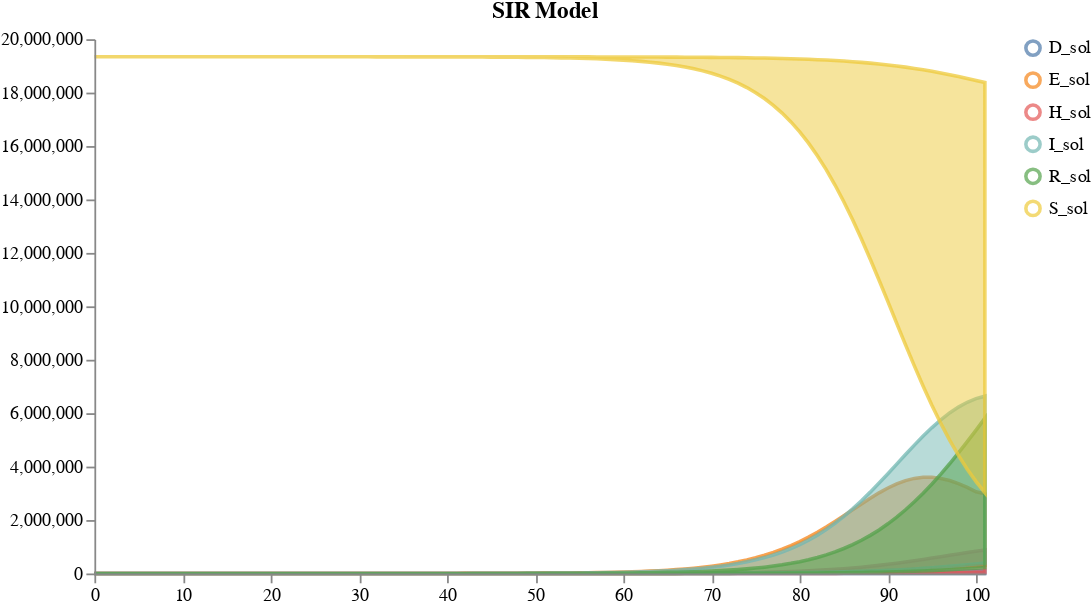

This figure's notebook cell:
### Code cell
result = load_and_sample_petri_model(model4_location, num_samples, timepoints=timepoints, time_unit="days", visual_options={"title": "SIR Model", "subset": ".*_sol"})
plots.ipy_display(result["visual"])

### Figure 1 — Vega specification as saved in the notebook (floating-point values rounded to 4 significant figures; data arrays with more than 128 entries replaced by an {"elided": "..."} marker saying what was removed)
{"$schema": "https://vega.github.io/schema/vega/v5.json", "axes": [{"name": "x_axis", "orient": "bottom", "scale": "xscale", "zindex": 100}, {"name": "y_axis", "orient": "left", "scale": "yscale", "zindex": 100}], "data": [{"name": "distributions", "values": {"elided": "612 records"}}, {"name": "traces", "transform": [{"expr": "isValid(datum.value)", "type": "filter"}], "values": []}, {"name": "points", "values": []}, {"name": "markers", "values": []}, {"name": "selected", "on": [{"remove": true, "trigger": "clear"}, {"remove": true, "trigger": "!shift"}, {"insert": "clicked", "trigger": "!shift && clicked"}, {"toggle": "clicked", "trigger": "shift && clicked"}]}], "height": 300, "legends": [{"encode": {"labels": {"interactive": true, "name": "legendLabel", "update": {"opacity": [{"test": "!length(data('selected')) || indata('selected', 'value', datum.value)", "value": 1}, {"value": 0.25}]}}, "symbols": {"interactive": true, "name": "legendSymbol", "update": {"fill": {"value": "transparent"}, "opacity": [{"test": "!length(data('selected')) || indata('selected', 'value', datum.value)", "value": 0.7}, {"value": 0.15}], "size": {"value": 64}, "strokeWidth": {"value": 2}}}}, "name": "color_legend", "stroke": "color"}], "marks": [{"from": {"facet": {"data": "points", "groupby": "trajectory", "name": "points_split"}}, "marks": [{"encode": {"hover": {"fillOpacity": {"value": 0.9}}, "update": {"fill": {"field": "trajectory", "scale": "color"}, "fillOpacity": [{"test": "!length(data('selected')) || indata('selected', 'value', datum.trajectory)", "value": 0.5}, {"value": 0.15}], "size": {"value": 10}, "stroke": {"field": "trajectory", "scale": "color"}, "strokeOpacity": [{"test": "!length(data('selected')) || indata('selected', 'value', datum.trajectory)", "value": 0.75}, {"value": 0.15}], "strokeWidth": {"value": 2}, "tooltip": {"field": "value"}, "x": {"field": "timepoint", "scale": "xscale"}, "y": {"field": "value", "scale": "yscale"}}}, "from": {"data": "points"}, "name": "_points_symbol", "type": "symbol", "zindex": 3}, {"encode": {"hover": {"fillOpacity": {"value": 0.9}}, "update": {"interpolate": {"value": "linear"}, "stroke": {"field": "trajectory", "scale": "color"}, "strokeOpacity": [{"test": "!length(data('selected')) || indata('selected', 'value', datum.trajectory)", "value": 0.3}, {"value": 0.1}], "strokeWidth": {"value": 2}, "x": {"field": "timepoint", "scale": "xscale"}, "y": {"field": "value", "scale": "yscale"}}}, "from": {"data": "points"}, "name": "_points_line", "type": "line", "zindex": 3}], "name": "_points", "type": "group", "zindex": 3}, {"from": {"facet": {"data": "traces", "groupby": "trajectory", "name": "traces_split"}}, "marks": [{"encode": {"hover": {"fillOpacity": {"value": 0.9}}, "update": {"interpolate": {"value": "linear"}, "stroke": {"field": "trajectory", "scale": "color"}, "strokeOpacity": [{"test": "!length(data('selected')) || indata('selected', 'value', datum.trajectory)", "value": 0.75}, {"value": 0.15}], "strokeWidth": {"value": 2}, "x": {"field": "timepoint", "scale": "xscale"}, "y": {"field": "value", "scale": "yscale"}}}, "from": {"data": "traces_split"}, "name": "_traces_lines", "type": "line"}], "name": "_traces", "type": "group", "zindex": 2}, {"from": {"facet": {"data": "distributions", "groupby": "trajectory", "name": "trajectory_split"}}, "marks": [{"encode": {"hover": {"fillOpacity": {"value": 0.9}}, "update": {"fill": {"field": "trajectory", "scale": "color"}, "fillOpacity": [{"test": "!length(data('selected')) || indata('selected', 'value', datum.trajectory)", "value": 0.5}, {"value": 0.15}], "interpolate": {"value": "linear"}, "stroke": {"field": "trajectory", "scale": "color"}, "strokeOpacity": [{"test": "!length(data('selected')) || indata('selected', 'value', datum.trajectory)", "value": 0.75}, {"value": 0.15}], "strokeWidth": {"value": 2}, "x": {"field": "timepoint", "scale": "xscale"}, "y": {"field": "upper", "scale": "yscale"}, "y2": {"field": "lower", "scale": "yscale"}}}, "from": {"data": "trajectory_split"}, "type": "area"}], "name": "_distributions", "type": "group", "zindex": 1}, {"marks": [{"encode": {"enter": {"stroke": {"value": "lightgray"}}, "update": {"opacity": {"value": 1}, "x": {"field": "timepoint", "scale": "xscale"}, "y": {"signal": "height"}, "y2": {"value": 0}}}, "from": {"data": "markers"}, "name": "_marker text", "type": "rule"}, {"encode": {"enter": {"fontSize": {"value": 8}, "text": {"field": "datum.label"}, "y": {"value": 0}}}, "from": {"data": "_marker text"}, "name": "_marker flags", "transform": [{"as": ["x", "_y", "opacity", "align", "baseline"], "lineAnchor": "start", "offset": [1], "size": {"signal": "[width, height]"}, "type": "label"}], "type": "text"}], "name": "_markers", "type": "group"}], "scales": [{"domain": {"fields": [{"data": "distributions", "field": "timepoint"}, {"data": "traces", "field": "timepoint"}, {"data": "points", "field": "timepoint"}, {"data": "markers", "field": "timepoint"}]}, "name": "xscale", "range": "width", "type": "linear", "zero": false}, {"domain": {"fields": [{"data": "distributions", "field": "lower"}, {"data": "distributions", "field": "upper"}, {"data": "traces", "field": "value"}, {"data": "points", "field": "value"}]}, "name": "yscale", "nice": true, "range": "height", "type": "linear", "zero": true}, {"domain": {"fields": [{"data": "distributions", "field": "trajectory"}, {"data": "traces", "field": "trajectory"}, {"data": "points", "field": "trajectory"}]}, "name": "color", "range": "category", "type": "ordinal"}], "signals": [{"name": "clear", "on": [{"events": "mouseup[!event.item]", "force": true, "update": "true"}], "value": true}, {"name": "shift", "on": [{"events": "@legendSymbol:click, @legendLabel:click", "force": true, "update": "event.shiftKey"}], "value": false}, {"name": "clicked", "on": [{"events": "@legendSymbol:click, @legendLabel:click", "force": true, "update": "{value: datum.value}"}], "value": null}], "title": "SIR Model", "width": 500}
